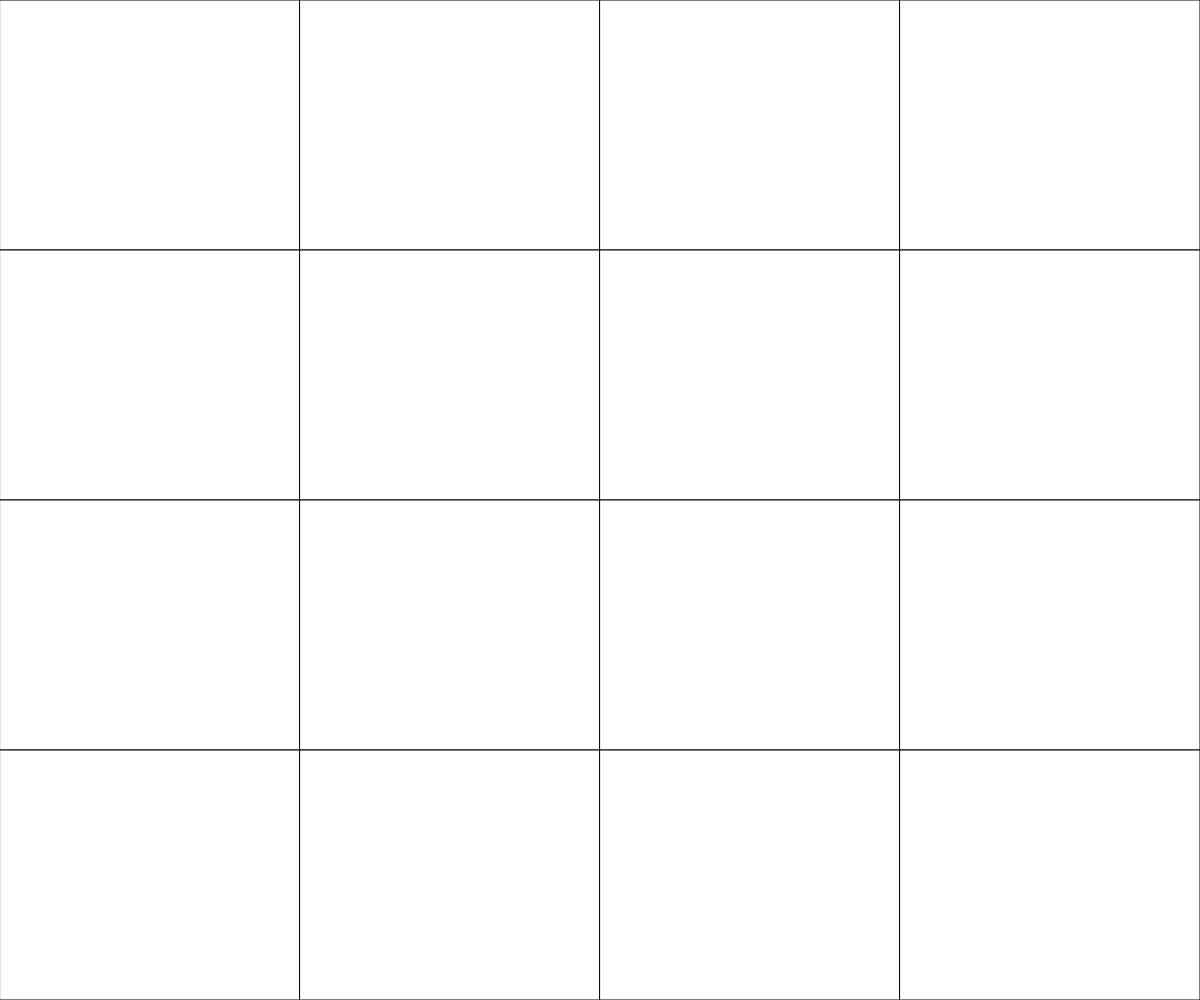
Frame 1 (no input)
Frame 60 (no input): identical to frame 1, image omitted
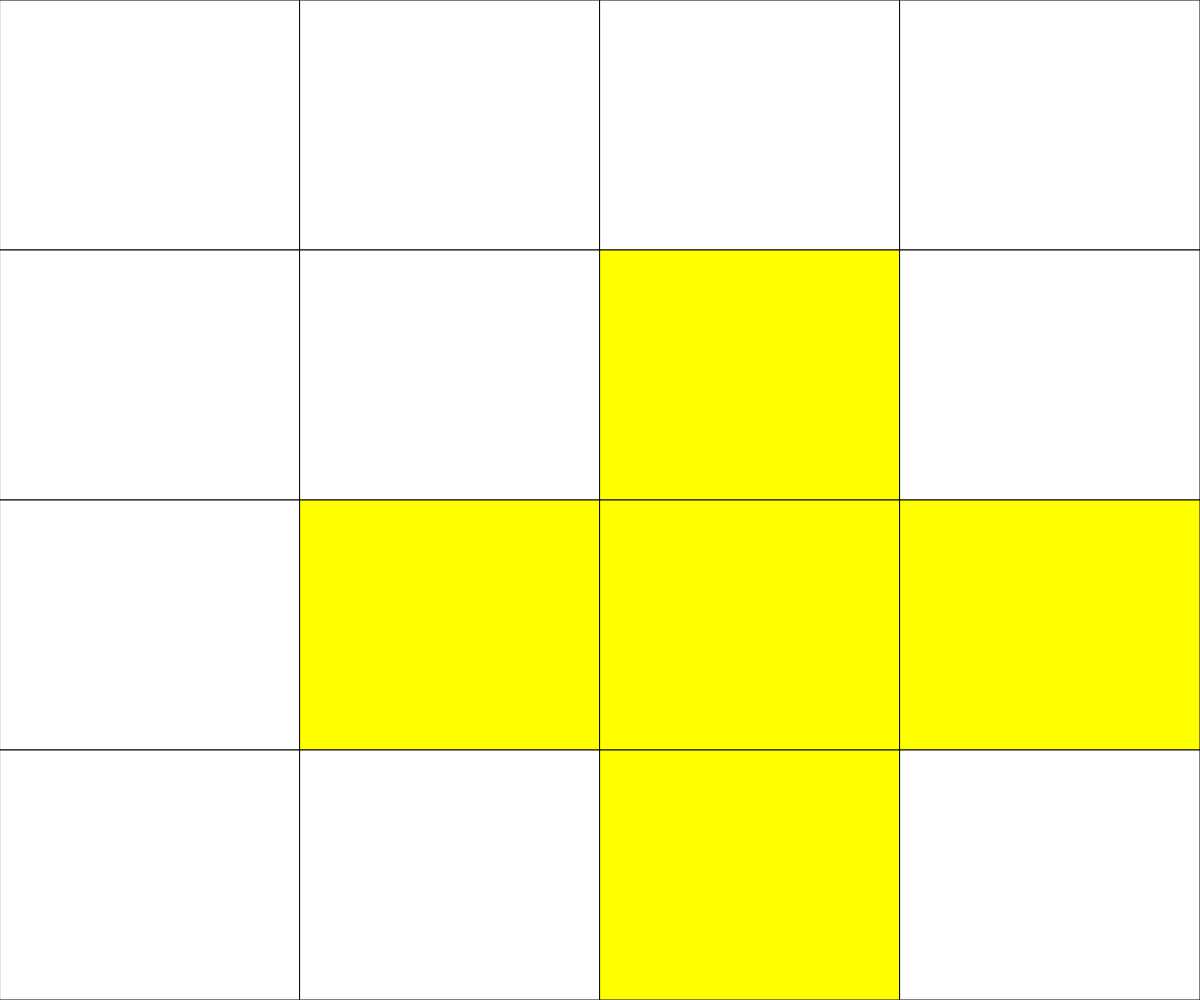
Frame 120 (the mouse pressed at the canvas centre since frame 60)

The p5.js sketch that drew these frames (run headless with seeded random() and noise() and a simulated clock; from frame 60 on, the mouse is pressed at the canvas centre):

// p5.js sketch
// ── sketch.js
// Project Title
// Your Name
// Date
//
// Extra for Experts:
// - describe what you did to take this project "above and beyond"


let grid;
let cellWidth;
let cellHeight;
const GRIDSIZE = 4;

function setup() {
  createCanvas(windowWidth, windowHeight);
  grid = generateEmptyGrid(GRIDSIZE);
  cellWidth = width/grid[0].length;
  cellHeight = height/grid.length;
}

function draw() {
  background(220);
  displayGrid();
}

function mousePressed(){
  let cellX = floor(mouseX/cellWidth);
  let cellY = floor(mouseY/cellHeight);
  toggleCell(cellX,cellY); //self
  toggleCell(cellX,cellY-1); //north
  toggleCell(cellX,cellY+1); //south
  toggleCell(cellX+1,cellY); //East
  toggleCell(cellX-1,cellY); //west

  
}

function toggleCell(cellX, cellY){
  if(cellX >= 0 && cellX < GRIDSIZE && cellY >=0 && cellY <GRIDSIZE ){
    if(grid[cellY][cellX]===0){
      grid[cellY][cellX]=1;
    }
    else{
      grid[cellY][cellX]=0;
    }
  }
  

}
function keyPressed(){
  if(key === " "){
    grid = generateRandomGrid(4);
  }
}

function displayGrid(){

  for(let y = 0; y < grid.length; y++){
    for(let x = 0; x < grid[y].length; x++) {
      if(grid[y][x]===0){
        fill("white");
      }
      else{
        fill("yellow");
      }
      rect(cellWidth*x, cellHeight*y, cellWidth, cellHeight);
    }

  }
}

function generateRandomGrid(gridSize) {
  let grid = [];
  for (let i = 0; i< gridSize; i++){
    grid.push([]);
    for (let j = 0; j< gridSize; j++){
      if (random(100) < 50){
        grid[i].push(0);
      }
      else{
        grid[i].push(1);
      }
  
    }
  }
  return grid;
}

    
function generateEmptyGrid(gridSize) {
  let grid = [];
  for (let i = 0; i< gridSize; i++){
    grid.push([]);
    for (let j = 0; j< gridSize; j++){
      grid[i].push(0);
    }
  }
  return grid;
}
